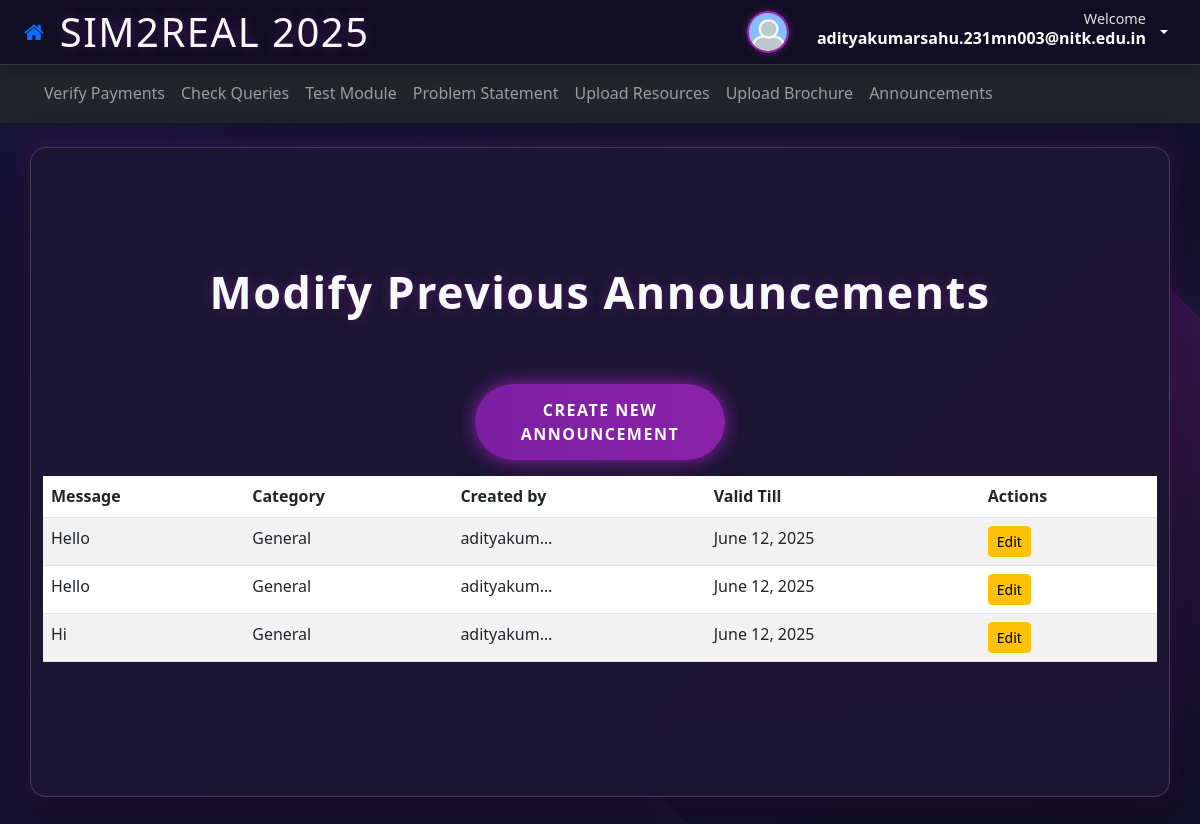
Before: /staff/modify/ (signed in) with the older database file.
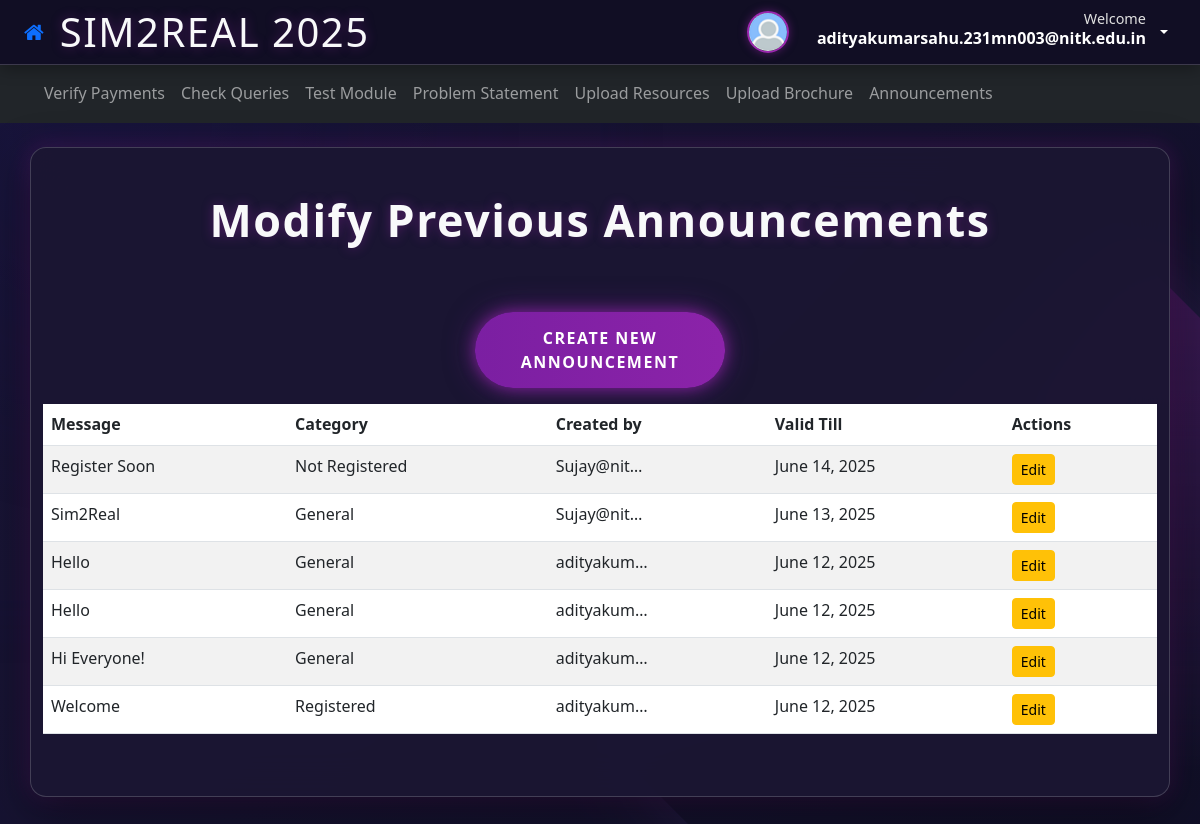
After: the same page with the newer database file.
### staff_home/models.py (models this page shows, shortened)
class Announcments(models.Model):
    message = models.TextField()
    created_at = models.DateTimeField(auto_now_add=True)  # more precise
    valid_till = models.DateField()
    created_by = models.ForeignKey(User, on_delete=models.CASCADE)
    schedule_for_later = models.DateField(help_text="Schedule time", null=True, blank=True)
    manual_visibility = models.BooleanField(null=True, blank=True, help_text="Set visibility manually")
    manual_validity = models.BooleanField(null=True, blank=True, help_text="Set validity manually")
    CATEGORY_CHOICES = [
        ('GENERAL', 'General'),
        ('REGISTERED', 'Registered'),
        ('NOT_REGISTERED', 'Not Registered'),
    ]
    category = models.CharField(max_length=20, choices=CATEGORY_CHOICES)

### staff_home/decorators.py (the view)
    def _wrapped_view(request, *args, **kwargs):
        user_role = getattr(request.user, 'userrole', None)
        if not user_role:
            return HttpResponseForbidden("Access Denied")
        if not user_role.is_organiser:
            return redirect("home")
        return view_func(request, *args, **kwargs)

### staff_home/views.py (called while the page is built)
@login_required
@organiser_only
def announcement_list(request):
    announcments = Announcments.objects.order_by('-created_at')
    return render(request, 'staff_home/announcement_list.html', {'Announcments': announcments})

### staff_home/templates/staff_home/announcement_list.html (shortened to what this page needs)
{% extends 'staff_home/base.html' %}
{% block content %}
  <h2>Modify Previous Announcements</h2>
  <a href="{% url 'make_announcments' %}" class="btn btn-primary mb-3">Create New Announcement</a>
  {% if Announcments %}
    <table class="table table-striped">
      <thead>
        <tr>
          <th>Message</th>
          <th>Category</th>
          <th>Created by</th>
          <th>Valid Till</th>
          <th>Actions</th>
        </tr>
      </thead>
      <tbody>
        {% for announcement in Announcments %}
          <tr>
            <td>{{ announcement.message|truncatechars:50 }}</td>
            <td>{{ announcement.get_category_display }}</td>
            <td>{{ announcement.created_by |truncatechars:10}}</td>
            <td>{{ announcement.valid_till }}</td>
            <td>
              <a href="{% url 'announcement_edit' announcement.pk %}" class="btn btn-sm btn-warning">Edit</a>
            </td>
          </tr>
        {% endfor %}
      </tbody>
    </table>
  {% else %}
    <p>No announcements found.</p>
  {% endif %}
{% endblock %}

### staff_home/templates/staff_home/base.html (shortened to what this page needs)
{% load static %}
<!DOCTYPE html>
<html lang="en">
<head>
<link rel="stylesheet" href="{% static 'team_profile/style.css' %}">
<link rel="stylesheet" href="https://cdnjs.cloudflare.com/ajax/libs/font-awesome/4.7.0/css/font-awesome.min.css">
<link href="https://cdn.jsdelivr.net/npm/bootstrap@5.3.0/dist/css/bootstrap.min.css" rel="stylesheet">
</head>
<body>
<header class="d-flex justify-content-between align-items-center px-4 py-2">
    <div class="d-flex align-items-center">
        <a href="{% url 'home' %}" class="me-3"><i class="fa fa-home fa-lg"></i></a>
        <h1 class="m-0">SIM2REAL 2025</h1>
    </div>
    {% if user.is_authenticated %}
    <div class="d-flex align-items-center">
        <div class="dropdown me-2">
            <a class="d-flex align-items-center text-white text-decoration-none dropdown-toggle" href="#" id="dropdownUser1" data-bs-toggle="dropdown" aria-expanded="false">
                <img src="{% static 'assets/default.png' %}" alt="Profile" class="profile-img">
                <div class="d-flex flex-column ps-2 m-0">
                    <span>Welcome</span>
                    <strong>{{ user.username }}</strong>
                </div>
            </a>
        </div>
    </div>
    {% endif %}
</header>
<nav id="mainNav" class="navbar navbar-expand-md navbar-dark bg-dark d-none d-md-flex px-4">
    <div class="container-fluid">
        <ul class="navbar-nav me-auto mb-2 mb-lg-0">
            <li class="nav-item"><a class="nav-link" href="{% url 'verify_payments' %}">Verify Payments</a></li>
            <li class="nav-item"><a class="nav-link" href="{% url 'respond_queries' %}">Check Queries</a></li>
            <li class="nav-item"><a class="nav-link" href="{% url 'teamprofile' %}">Test Module</a></li>
            <li class="nav-item"><a class="nav-link" href="{% url 'manage_problem_statement' %}">Problem Statement</a></li>
            <li class="nav-item"><a class="nav-link" href="{% url 'manage_resources' %}">Upload Resources</a></li>
            <li class="nav-item"><a class="nav-link" href="{% url 'upload_brochure' %}">Upload Brochure</a></li>
            <li class="nav-item"><a class="nav-link" href="{% url 'make_announcments' %}">Announcements</a></li>
        </ul>
    </div>
</nav>
<div class="content container mt-4">
    {% block content %}{% endblock %}
</div>
</body>
</html>

### team_profile/static/team_profile/style.css (style rules this page uses)
:root { --primary-blue: #007bff; --accent-purple: #8a2be2; --light-purple: #a855f7; --dark-bg-color-1: #0b0a1f; --dark-bg-color-2: #171436; --header-bg: rgba(18, 15, 45, 0.98); --card-bg: rgba(30, 25, 55, 0.96); --border-color: rgba(255, 255, 255, 0.18); --input-bg: rgba(255, 255, 255, 0.08); --input-focus-bg: rgba(255, 255, 255, 0.15); --text-color: #f8f9fa; --text-light: #e0e0e0; --text-disabled: #8b8b8b; --glow-color: #a855f7; --dropdown-bg: rgba(25, 20, 45, 0.98); --dropdown-item-hover: rgba(168, 85, 247, 0.28); --success-color: #28a745; --error-color: #dc3545; --info-color: #17a2b8; --warning-color: #ffc107; }
body { font-family: 'Segoe UI', Arial, sans-serif; margin: 0; padding: 0; line-height: 1.6; background: linear-gradient(-45deg, var(--dark-bg-color-1), var(--dark-bg-color-2), var(--dark-bg-color-1), var(--dark-bg-color-2)); background-size: 400% 400%; animation: gradientAnimation 20s ease infinite; color: var(--text-color); min-height: 100vh; display: flex; flex-direction: column; overflow-x: hidden; position: relative; text-rendering: optimizeLegibility; -webkit-font-smoothing: antialiased; -moz-osx-font-smoothing: grayscale; }
body::before, body::after { content: ''; position: fixed; pointer-events: none; background-repeat: no-repeat; opacity: 0.28; z-index: -1; animation: geometricMovement 30s ease-in-out infinite alternate; will-change: transform, opacity, box-shadow; }
body::before { width: 80vmax; height: 80vmax; background-image: radial-gradient(circle at center, rgba(20, 20, 80, 0.7) 0%, rgba(20, 20, 80, 0) 60%); top: -30vmax; left: -30vmax; transform: rotate(0deg) translate(0, 0); animation-delay: 0s; box-shadow: 0 0 70px rgba(20, 20, 80, 0.4); }
body::after { width: 60vmax; height: 60vmax; background-image: linear-gradient(135deg, var(--light-purple) 0%, rgba(168, 85, 247, 0) 50%); bottom: -25vmax; right: -25vmax; transform: rotate(45deg) translate(0, 0); animation-delay: 10s; box-shadow: 0 0 60px rgba(168, 85, 247, 0.4); }
header { background: var(--header-bg); backdrop-filter: blur(12px); -webkit-backdrop-filter: blur(12px); border-bottom: 1px solid var(--border-color); box-shadow: 0 4px 15px rgba(0,0,0,0.3); padding: 15px 40px; display: flex; justify-content: space-between; align-items: center; color: var(--text-color); position: sticky; top: 0; z-index: 100; }
.profile-img { width: 42px; height: 42px; border-radius: 50%; object-fit: cover; margin-right: 10px; border: 2px solid var(--light-purple); box-shadow: 0 0 8px rgba(156, 39, 176, 0.5); transition: all 0.3s ease; }
.content { flex-grow: 1; padding: 40px 20px; max-width: 900px; margin: 30px auto; position: relative; z-index: 1; background: var(--card-bg); border-radius: 16px; backdrop-filter: blur(20px); -webkit-backdrop-filter: blur(20px); border: 1px solid var(--border-color); box-shadow: 0 12px 40px rgba(0,0,0,0.5), 0 0 25px rgba(156, 39, 176, 0.3); display: flex; flex-direction: column; justify-content: center; min-height: calc(100vh - 150px); }
h1 { color: var(--text-color); font-size: 2.8rem; font-weight: 700; text-align: center; margin-bottom: 35px; letter-spacing: 1.5px; text-shadow: 0 0 12px rgba(156, 39, 176, 0.4); }

Changed rows visible on the page:
added Announcments: message "Register Soon", category "Not Registered", created_by "Sujay@nit…", valid_till "June 14, 2025"
added Announcments: message "Sim2Real", category "General", created_by "Sujay@nit…", valid_till "June 13, 2025"
changed Announcments: message "Hi" → "Hi Everyone!"
added Announcments: message "Welcome", category "Registered", created_by "adityakum…", valid_till "June 12, 2025"
